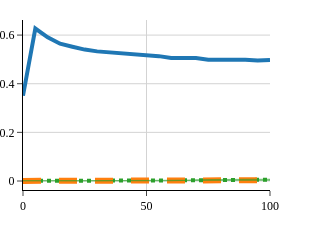

Write notebook code for a chart like this one.
### Code cell
import plots
plots.make_activation_matching_plots_epoch_sweep(architecture="mlp", display=True, save_plots=False, correlation_mode="pearson_correlation")

### Figure 1 — Plotly figure (JSON) as saved in the notebook; plotly's stock layout.template omitted (floating-point values rounded to 4 significant figures)
{"data": [{"line": {"color": "rgb(31, 119, 180)", "dash": "solid", "width": 4}, "mode": "lines", "name": "Optimal", "type": "scatter", "x": [0, 5, 10, 15, 20, 25, 30, 35, 40, 45, 50, 55, 60, 65, 70, 75, 80, 85, 90, 95, 100], "y": [0.3508, 0.6271, 0.5909, 0.5646, 0.5521, 0.5404, 0.5331, 0.5294, 0.5225, 0.5195, 0.515, 0.5135, 0.506, 0.5054, 0.5055, 0.4987, 0.4994, 0.4998, 0.499, 0.4957, 0.4978]}, {"line": {"color": "rgb(44, 160, 44)", "dash": "dot", "width": 4}, "mode": "lines", "name": "Random", "type": "scatter", "x": [0, 5, 10, 15, 20, 25, 30, 35, 40, 45, 50, 55, 60, 65, 70, 75, 80, 85, 90, 95, 100], "y": [0.001053, 0.0008444, 0.0007828, 0.0006319, 0.000771, 0.000784, 0.0008128, 0.001224, 0.00116, 0.001584, 0.001617, 0.002255, 0.001967, 0.002756, 0.003591, 0.003341, 0.003948, 0.004616, 0.004876, 0.004786, 0.005118]}, {"line": {"color": "rgb(255, 127, 14)", "dash": "dash", "width": 6}, "mode": "lines", "name": "Identity", "type": "scatter", "x": [0, 5, 10, 15, 20, 25, 30, 35, 40, 45, 50, 55, 60, 65, 70, 75, 80, 85, 90, 95, 100], "y": [0.0005024, 0.0008637, 0.001827, 0.0003239, 0.0006659, -0.001707, -0.002022, 0.001209, -0.002015, 0.0004444, 0.000787, 0.002674, 0.001163, 0.002774, 0.004611, 0.00112, 0.001134, 0.00302, 0.00348, 0.004423, 0.00317]}, {"fill": "toself", "hoverinfo": "skip", "line": {"color": "rgba(44, 160, 44, 20)", "width": 0.5}, "showlegend": false, "type": "scatter", "x": [0, 5, 10, 15, 20, 25, 30, 35, 40, 45, 50, 55, 60, 65, 70, 75, 80, 85, 90, 95, 100, 100, 95, 90, 85, 80, 75, 70, 65, 60, 55, 50, 45, 40, 35, 30, 25, 20, 15, 10, 5, 0], "y": [0.001539, 0.001291, 0.00131, 0.001121, 0.001598, 0.001556, 0.001566, 0.001974, 0.00168, 0.002496, 0.002308, 0.003112, 0.003072, 0.003478, 0.0055, 0.004635, 0.006273, 0.006844, 0.006787, 0.006665, 0.00757, 0.002666, 0.002907, 0.002964, 0.002389, 0.001622, 0.002046, 0.001681, 0.002035, 0.0008619, 0.001398, 0.0009266, 0.0006717, 0.0006404, 0.0004739, 5.959e-05, 1.211e-05, -5.585e-05, 0.0001431, 0.0002554, 0.0003976, 0.0005664]}], "layout": {"font": {"color": "black", "family": "Deja Vu Math TeX Gyre"}, "height": 160, "legend": {"title": {"text": "Objective"}}, "margin": {"b": 50, "l": 0, "r": 50, "t": 20}, "showlegend": false, "title": {"text": ""}, "width": 250, "xaxis": {"automargin": true, "gridcolor": "lightgray", "linecolor": "black", "linewidth": 1, "showgrid": true, "showline": true, "ticklen": 5, "ticks": "outside", "zeroline": false}, "yaxis": {"gridcolor": "lightgray", "linecolor": "black", "linewidth": 1, "showgrid": true, "showline": true, "ticklen": 5, "ticks": "outside", "zeroline": false}}}
